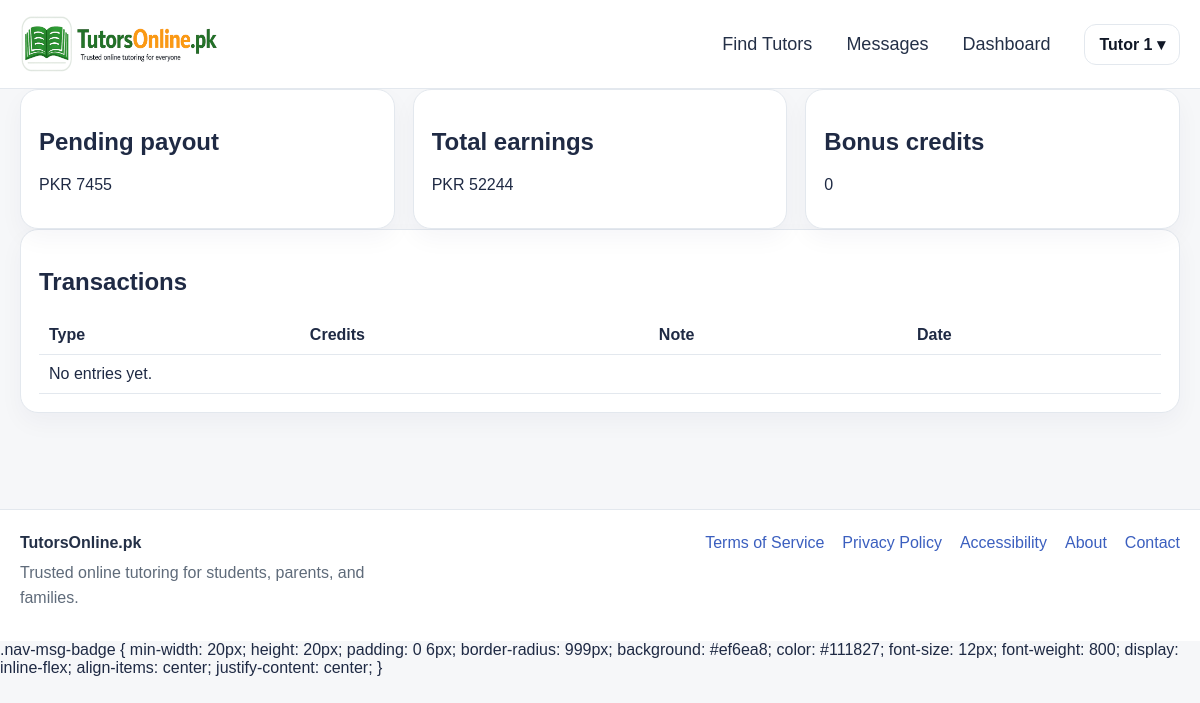
Before: /wallet (signed in) with the older database file.
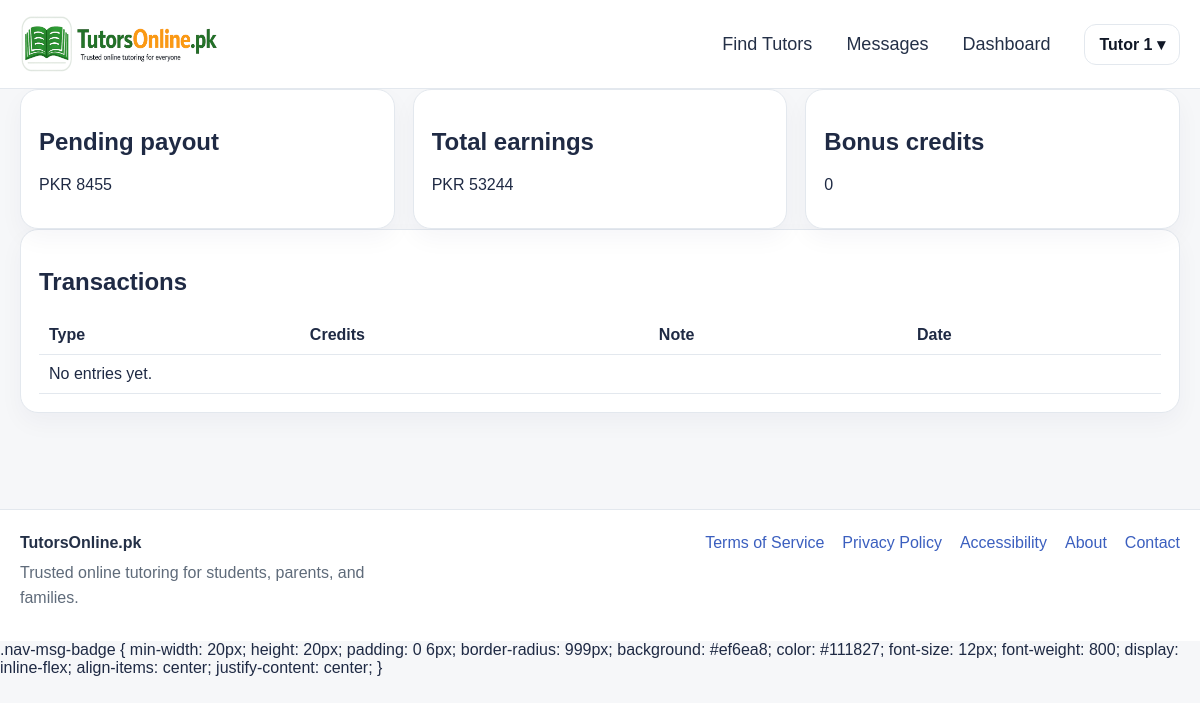
After: the same page with the newer database file.
### app.py (models this page shows, shortened)
class User(UserMixin, db.Model):
    id = db.Column(db.Integer, primary_key=True)
    email = db.Column(db.String(120), unique=True, nullable=False)
    password_hash = db.Column(db.String(255), nullable=False)
    role = db.Column(db.String(20), nullable=False, default="student")
    full_name = db.Column(db.String(120), nullable=False)
    public_name = db.Column(db.String(120), nullable=False)
    qualification = db.Column(db.String(120), default="")
    subjects = db.Column(db.String(255), default="")
    class_levels = db.Column(db.String(255), default="")
    experience_years = db.Column(db.Integer, default=0)
    bio = db.Column(db.Text, default="")
    degree_title = db.Column(db.String(255), default="")
    degree_major = db.Column(db.String(255), default="")
    degree_institution = db.Column(db.String(255), default="")
    degree_year = db.Column(db.String(50), default="")
    degree_grade = db.Column(db.String(50), default="")
    previous_path_choice = db.Column(db.String(50), default="")
    mphil_title = db.Column(db.String(255), default="")
    mphil_major = db.Column(db.String(255), default="")
    mphil_institution = db.Column(db.String(255), default="")
    mphil_year = db.Column(db.String(50), default="")
    mphil_grade = db.Column(db.String(50), default="")
    mphil_additional_note = db.Column(db.String(255), default="")
    masters_title = db.Column(db.String(255), default="")
    masters_major = db.Column(db.String(255), default="")
    masters_institution = db.Column(db.String(255), default="")
    masters_year = db.Column(db.String(50), default="")
    masters_grade = db.Column(db.String(50), default="")
    masters_additional_note = db.Column(db.String(255), default="")
    bachelor_title = db.Column(db.String(255), default="")
    bachelor_major = db.Column(db.String(255), default="")
    bachelor_institution = db.Column(db.String(255), default="")
    bachelor_year = db.Column(db.String(50), default="")
    bachelor_grade = db.Column(db.String(50), default="")
    bachelor_additional_note = db.Column(db.String(255), default="")
    inter_program = db.Column(db.String(100), default="")
    inter_institution = db.Column(db.String(255), default="")
    inter_grade = db.Column(db.String(50), default="")
    inter_year = db.Column(db.String(50), default="")
    matric_program = db.Column(db.String(100), default="")
    matric_institution = db.Column(db.String(255), default="")
    matric_grade = db.Column(db.String(50), default="")
    matric_year = db.Column(db.String(50), default="")
    gender = db.Column(db.String(50), default="")
    city = db.Column(db.String(120), default="")
    main_subject = db.Column(db.String(120), default="")
    additional_subjects = db.Column(db.String(255), default="")
    student_level = db.Column(db.String(120), default="")
    student_subject_needed = db.Column(db.String(120), default="")
    preferred_tutor_gender = db.Column(db.String(50), default="")
    learning_mode = db.Column(db.String(50), default="")
    teaching_mode = db.Column(db.String(50), default="")
    hourly_rate = db.Column(db.Integer, default=0)
    mobile_number = db.Column(db.String(40), default="")
    cnic_number = db.Column(db.String(40), default="")
    profile_image = db.Column(db.String(255), default="")
    degree_file = db.Column(db.String(255), default="")
    additional_qualification_level = db.Column(db.String(80), default="")
    additional_qualification_title = db.Column(db.String(255), default="")
    additional_qualification_major = db.Column(db.String(255), default="")
    additional_qualification_institution = db.Column(db.String(255), default="")
    additional_qualification_year = db.Column(db.String(50), default="")
    additional_qualification_grade = db.Column(db.String(50), default="")
    additional_qualification_file = db.Column(db.String(255), default="")
    demo_video_url = db.Column(db.String(255), default="")
    demo_video_file = db.Column(db.String(255), default="")
    modest_profile = db.Column(db.Boolean, default=False)
    audio_only = db.Column(db.Boolean, default=False)
    is_active_user = db.Column(db.Boolean, default=True)
    is_verified_tutor = db.Column(db.Boolean, default=False)
    profile_stage = db.Column(db.String(40), default="basic_complete")
    verification_submitted_at = db.Column(db.DateTime)
    approved_at = db.Column(db.DateTime)
    rejected_at = db.Column(db.DateTime)
    admin_review_note = db.Column(db.Text, default="")
    is_public_tutor = db.Column(db.Boolean, default=False)
    tutor_category = db.Column(db.String(80), default="")
    bonus_credits = db.Column(db.Integer, default=0)
    total_earnings_pkr = db.Column(db.Integer, default=0)
    monthly_earnings_pkr = db.Column(db.Integer, default=0)
    sessions_completed = db.Column(db.Integer, default=0)
    rating_avg = db.Column(db.Float, default=0.0)
    rating_count = db.Column(db.Integer, default=0)
    credits_balance = db.Column(db.Integer, default=0)
    pending_payout_pkr = db.Column(db.Integer, default=0)
    payout_method = db.Column(db.String(30), default="bank")
    payout_account_title = db.Column(db.String(120), default="")
    payout_account_number = db.Column(db.String(120), default="")
    payout_iban = db.Column(db.String(64), default="")
    created_at = db.Column(db.DateTime, default=datetime.utcnow)
    bookings_as_student = db.relationship(
        "Booking",
        backref="student",
        lazy=True,
        foreign_keys="Booking.student_id",
    )
    bookings_as_tutor = db.relationship(
        "Booking",
        backref="tutor",
        lazy=True,
        foreign_keys="Booking.tutor_id",
    )
    @property
    def is_active(self):
        return self.is_active_user

### app.py (the view, shortened to what this page needs)
@app.route("/wallet")
@login_required
def student_wallet():
    txs = (
        CreditTransaction.query.filter_by(user_id=current_user.id)
        .order_by(CreditTransaction.created_at.desc())
        .all()
    )
    return render_template("tutor_wallet.html", txs=txs)

### app.py (called while the page is built)
@app.context_processor
def inject_message_badge():
    return {
        "global_unread_messages": unread_message_count_for(current_user)
        if current_user.is_authenticated else 0
    }

@login_manager.user_loader
def load_user(user_id):
    return User.query.get(int(user_id))

@app.context_processor
def inject_globals():
    return {
        "credit_rate": app.config["CREDIT_RATE"],
        "google_configured": bool(
            app.config["GOOGLE_CLIENT_ID"] and app.config["GOOGLE_CLIENT_SECRET"]
        ),
        "under_construction": UNDER_CONSTRUCTION,
    }

### templates/tutor_wallet.html
{% extends 'base.html' %}
{% block content %}
<section class="grid three">
  <div class="card"><h2>Pending payout</h2><p>PKR {{ current_user.pending_payout_pkr }}</p></div>
  <div class="card"><h2>Total earnings</h2><p>PKR {{ current_user.total_earnings_pkr }}</p></div>
  <div class="card"><h2>Bonus credits</h2><p>{{ current_user.bonus_credits }}</p></div>
</section>
<section class="card">
  <h2>Transactions</h2>
  <table class="table">
    <tr><th>Type</th><th>Credits</th><th>Note</th><th>Date</th></tr>
    {% for tx in txs %}
    <tr><td>{{ tx.tx_type }}</td><td>{{ tx.credits_change }}</td><td>{{ tx.note }}</td><td>{{ tx.created_at.strftime('%Y-%m-%d %H:%M') }}</td></tr>
    {% else %}
    <tr><td colspan="4">No entries yet.</td></tr>
    {% endfor %}
  </table>
</section>
{% endblock %}

### templates/base.html (shortened to what this page needs)
<!doctype html>
<html lang="en">
<head>
  <link rel="stylesheet" href="{{ url_for('static', filename='css/styles.css') }}">
</head>
<body>
  <header class="site-header">
    <div class="container nav-wrap">
      <a href="{{ url_for('index') }}" class="brand">
        <img src="{{ url_for('static', filename='images/logo.png') }}" alt="TutorsOnline.pk" class="brand-logo">
      </a>
     <nav class="main-nav">
      <a href="{{ url_for('tutors') }}">Find Tutors</a>
      {% if current_user.is_authenticated %}
        <a href="{{ url_for('messages_inbox') }}" class="nav-messages-link">
          Messages
        </a>
        <a href="{{ url_for('dashboard') }}">Dashboard</a>
        <div class="nav-user-dropdown">
          <button type="button" class="nav-user-trigger">
            {{ current_user.public_name or 'Account' }} ▾
          </button>
        </div>
      {% else %}
        <a href="{{ url_for('contact') }}">Contact</a>
        <a href="{{ url_for('login') }}">Login</a>
        <a href="{{ url_for('register') }}" class="nav-join-btn">Join</a>
      {% endif %}
    </nav>
    </div>
  </header>
  <main class="site-main">
    <div class="container">
      {% block content %}{% endblock %}
    </div>
  </main>
  <footer class="site-footer">
    <div class="container footer-wrap">
      <div class="footer-brand">
        <strong>TutorsOnline.pk</strong>
        <p>Trusted online tutoring for students, parents, and families.</p>
      </div>
      <div class="footer-links">
        <a href="{{ url_for('terms') }}">Terms of Service</a>
        <a href="{{ url_for('privacy') }}">Privacy Policy</a>
        <a href="{{ url_for('accessibility') }}">Accessibility</a>
        <a href="{{ url_for('about') }}">About</a>
        <a href="{{ url_for('contact') }}">Contact</a>
      </div>
    </div>
  </footer>
.nav-msg-badge {
  min-width: 20px;
  height: 20px;
  padding: 0 6px;
  border-radius: 999px;
  background: #ef6ea8;
  color: #111827;
  font-size: 12px;
  font-weight: 800;
  display: inline-flex;
  align-items: center;
  justify-content: center;
}
</body>
</html>

Changed rows visible on the page:
changed User "Tutor 1": pending_payout_pkr "7455" → "8455"; total_earnings_pkr "52244" → "53244"
